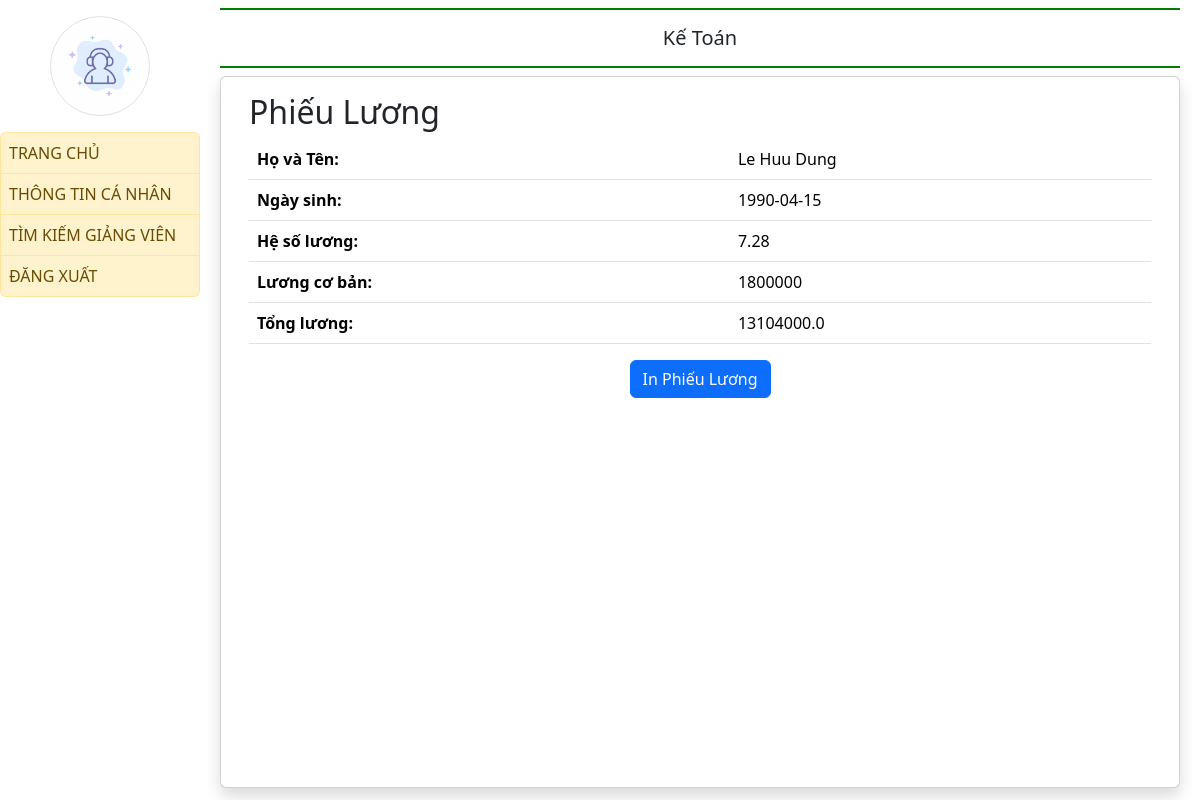
Page /salary_slip/2/ on the earlier database version.
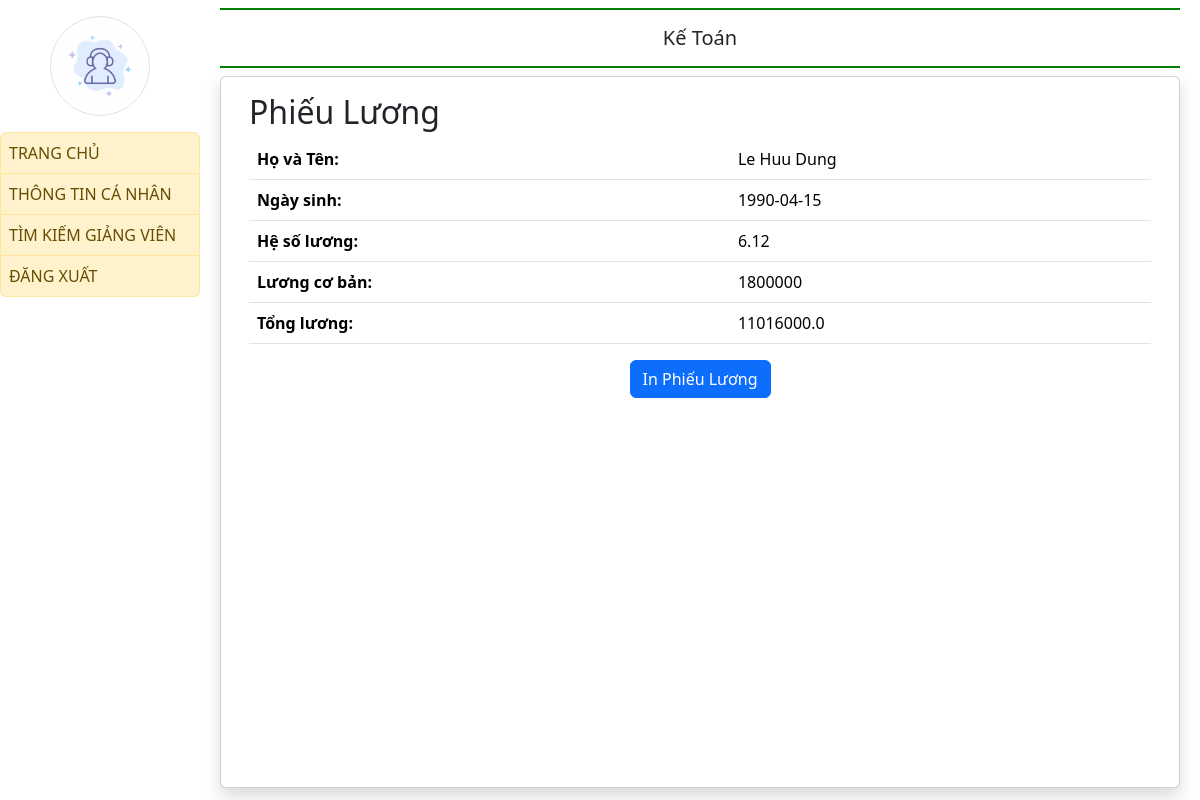
Same page on the later database version.
### quanlyluong/models.py (models this page shows)
class HESOLUONG(models.Model):
    MABAC = models.ForeignKey(CAPBAC, on_delete=models.CASCADE)
    MANGACH = models.ForeignKey(NGACH, on_delete=models.CASCADE)
    HESO = models.FloatField()
    class Meta:
        unique_together = (('MABAC', 'MANGACH'),)  # Khóa chính composite
        verbose_name_plural = "Hệ số lương"

### quanlyluong/views.py (the view)
# urls.py: path('salary_slip/<int:magiangvien>/',
def salary_slip(request, magiangvien):
    try:
        teacher = get_object_or_404(GIANGVIEN, pk=magiangvien)
        hesoluong = HESOLUONG.objects.get(
            MABAC=teacher.MABAC_id, MANGACH=teacher.MANGACH_id)
    except HESOLUONG.DoesNotExist:
        return HttpResponse("Salary coefficient not found for the provided instructor.", status=404)
    base_salary = 1800000
    calculated_salary = base_salary * hesoluong.HESO
    context = {
        'teacher': teacher,
        'base_salary': base_salary,
        'hesoluong': hesoluong.HESO,
        'calculated_salary': calculated_salary
    }
    return render(request, 'login/salary_slip.html', context)

### quanlyluong/templates/login/salary_slip.html
{% extends 'login/emp_base.html' %}
{% block main %}
<div class="container">
    <h2>Phiếu Lương</h2>
    <table class="table">
        <tr>
            <th>Họ và Tên:</th>
            <td>{{ teacher.HOTEN }}</td>
        </tr>
        <tr>
            <th>Ngày sinh:</th>
            <td>{{ teacher.NGAYSINH }}</td>
        </tr>
        <tr>
            <th>Hệ số lương:</th>
            <td>{{ hesoluong }}</td>
        </tr>
        <tr>
            <th>Lương cơ bản:</th>
            <td>{{ base_salary }}</td>
        </tr>
        <tr>
            <th>Tổng lương:</th>
            <td>{{ calculated_salary }}</td>
        </tr>
    </table>
    <div class="text-center">
        <button onclick="window.print()" class="btn btn-primary">In Phiếu Lương</button>
    </div>
</div>
{% endblock %}

Differences in the rows shown:
changed HESOLUONG: HESO "7.28" → "6.12"
Other differences:
{{ calculated_salary }}: "13104000.0" → "11016000.0"
